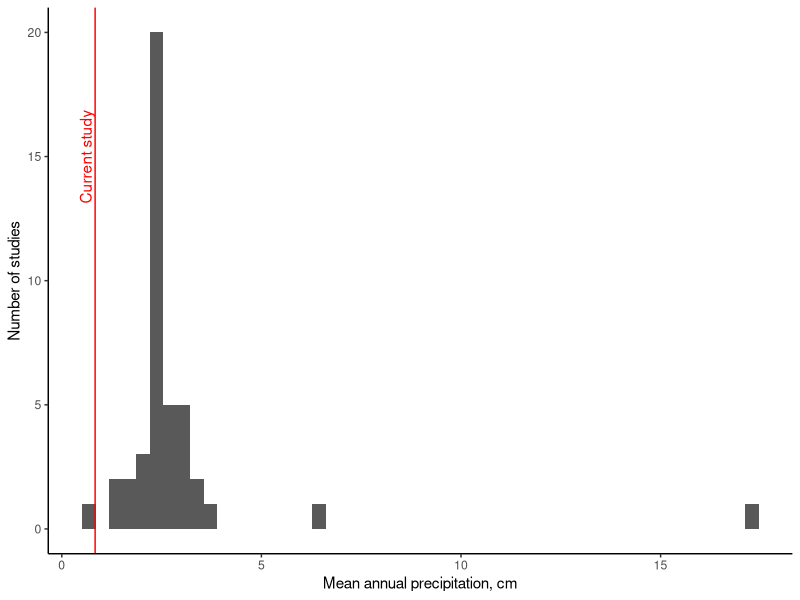

This figure's R source:
# graph of average annual rainfall at locations of studies cited in 2011
# Chaplin-Kremer review

# rainfall data from:
# developers.google.com/earth-engine/datasets/catalog/ECMWF_ERA5_LAND_MONTHLY

# Chaplin-Kremer 2011 paper:
# Chaplin-Kramer, Rebecca, Megan E. O’Rourke, Eleanor J. Blitzer, and Claire
# Kremen. “A Meta-Analysis of Crop Pest and Natural Enemy Response to Landscape
# Complexity.” Ecology Letters 14, no. 9 (2011): 922–32.
# https://doi.org/10.1111/j.1461-0248.2011.01642.x.

# other notes:

# Locations are approximate. Two sources from the review are missing (both
# dissertations): O'Rourke 2010 and Ramos 2008

library(tidyverse)
library(ggridges)

raw <- read_csv('raw_data/ChaplinKremerRainfall.csv')

ck <- raw %>% filter(Name != 'ROI')

roiPrecip <- raw %>% filter(Name == 'ROI') %>% pull(MeanAnnualPrecip_m)*100

ggplot(ck, aes(MeanAnnualPrecip_m*100)) +
  geom_histogram(bins = 50) +
  geom_vline(xintercept = roiPrecip, color = 'red') +
  ylab('Number of studies') +
  xlab('Mean annual precipitation, cm') +
  annotate("text", x = 0.6, y = 15,
           label = "Current study", color = 'red', angle = 90) +
  theme_classic()
